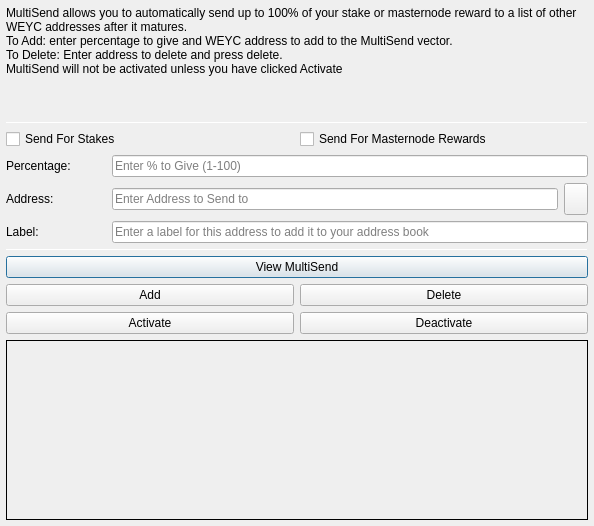
<?xml version="1.0" encoding="UTF-8"?>
<ui version="4.0">
 <class>MultiSendDialog</class>
 <widget class="QDialog" name="MultiSendDialog">
  <property name="windowModality">
   <enum>Qt::NonModal</enum>
  </property>
  <property name="geometry">
   <rect>
    <x>0</x>
    <y>0</y>
    <width>594</width>
    <height>526</height>
   </rect>
  </property>
  <property name="windowTitle">
   <string>MultiSend</string>
  </property>
  <layout class="QVBoxLayout" name="verticalLayout" stretch="0">
   <property name="leftMargin">
    <number>6</number>
   </property>
   <property name="topMargin">
    <number>6</number>
   </property>
   <property name="rightMargin">
    <number>6</number>
   </property>
   <property name="bottomMargin">
    <number>6</number>
   </property>
   <item>
    <layout class="QVBoxLayout" name="verticalLayout_Main" stretch="1,1,1,0,1,1,1">
     <item>
      <widget class="QLabel" name="label_2">
       <property name="lineWidth">
        <number>1</number>
       </property>
       <property name="text">
        <string>MultiSend allows you to automatically send up to 100% of your stake or masternode reward to a list of other WEYC addresses after it matures.
To Add: enter percentage to give and WEYC address to add to the MultiSend vector.
To Delete: Enter address to delete and press delete.
MultiSend will not be activated unless you have clicked Activate</string>
       </property>
       <property name="alignment">
        <set>Qt::AlignLeading|Qt::AlignLeft|Qt::AlignTop</set>
       </property>
       <property name="wordWrap">
        <bool>true</bool>
       </property>
      </widget>
     </item>
     <item>
      <widget class="Line" name="line">
       <property name="minimumSize">
        <size>
         <width>0</width>
         <height>1</height>
        </size>
       </property>
       <property name="maximumSize">
        <size>
         <width>16777215</width>
         <height>1</height>
        </size>
       </property>
       <property name="orientation">
        <enum>Qt::Horizontal</enum>
       </property>
      </widget>
     </item>
     <item>
      <layout class="QVBoxLayout" name="verticalLayout_Settings">
       <item>
        <layout class="QHBoxLayout" name="horizontalLayout">
         <item>
          <widget class="QCheckBox" name="multiSendStakeCheckBox">
           <property name="text">
            <string>Send For Stakes</string>
           </property>
          </widget>
         </item>
         <item>
          <widget class="QCheckBox" name="multiSendMasternodeCheckBox">
           <property name="text">
            <string>Send For Masternode Rewards</string>
           </property>
          </widget>
         </item>
        </layout>
       </item>
       <item>
        <layout class="QHBoxLayout" name="horizontalLayout_6">
         <item>
          <widget class="QLabel" name="label">
           <property name="minimumSize">
            <size>
             <width>100</width>
             <height>0</height>
            </size>
           </property>
           <property name="toolTip">
            <string>Percentage of stake to send</string>
           </property>
           <property name="text">
            <string>Percentage:</string>
           </property>
          </widget>
         </item>
         <item>
          <widget class="QLineEdit" name="multiSendPercentEdit">
           <property name="toolTip">
            <string>Enter whole numbers 1 - 100</string>
           </property>
           <property name="placeholderText">
            <string>Enter % to Give (1-100)</string>
           </property>
          </widget>
         </item>
        </layout>
       </item>
       <item>
        <layout class="QHBoxLayout" name="horizontalLayout_7">
         <item>
          <widget class="QLabel" name="label_5">
           <property name="minimumSize">
            <size>
             <width>100</width>
             <height>0</height>
            </size>
           </property>
           <property name="toolTip">
            <string>Address to send portion of stake to</string>
           </property>
           <property name="text">
            <string>Address:</string>
           </property>
          </widget>
         </item>
         <item>
          <widget class="QLineEdit" name="multiSendAddressEdit">
           <property name="toolTip">
            <string/>
           </property>
           <property name="placeholderText">
            <string>Enter Address to Send to</string>
           </property>
          </widget>
         </item>
         <item>
          <widget class="QToolButton" name="addressBookButton">
           <property name="maximumSize">
            <size>
             <width>16777215</width>
             <height>32</height>
            </size>
           </property>
           <property name="toolTip">
            <string>Choose an address from the address book</string>
           </property>
           <property name="text">
            <string/>
           </property>
           <property name="icon">
            <iconset resource="../weycash.qrc">
             <normaloff>:/icons/address-book</normaloff>:/icons/address-book</iconset>
           </property>
           <property name="shortcut">
            <string>Alt+A</string>
           </property>
          </widget>
         </item>
        </layout>
       </item>
      </layout>
     </item>
     <item>
      <layout class="QHBoxLayout" name="horizontalLayout_3">
       <item>
        <widget class="QLabel" name="label_3">
         <property name="minimumSize">
          <size>
           <width>100</width>
           <height>0</height>
          </size>
         </property>
         <property name="text">
          <string>Label:</string>
         </property>
        </widget>
       </item>
       <item>
        <widget class="QLineEdit" name="labelAddressLabelEdit">
         <property name="placeholderText">
          <string>Enter a label for this address to add it to your address book</string>
         </property>
        </widget>
       </item>
      </layout>
     </item>
     <item>
      <widget class="Line" name="line_2">
       <property name="minimumSize">
        <size>
         <width>0</width>
         <height>1</height>
        </size>
       </property>
       <property name="maximumSize">
        <size>
         <width>16777215</width>
         <height>1</height>
        </size>
       </property>
       <property name="orientation">
        <enum>Qt::Horizontal</enum>
       </property>
      </widget>
     </item>
     <item>
      <layout class="QVBoxLayout" name="verticalLayout_Buttons">
       <item>
        <layout class="QHBoxLayout" name="horizontalLayout_4">
         <item>
          <widget class="QPushButton" name="viewButton">
           <property name="toolTip">
            <string/>
           </property>
           <property name="statusTip">
            <string>View MultiSend Vector</string>
           </property>
           <property name="text">
            <string>View MultiSend</string>
           </property>
          </widget>
         </item>
        </layout>
       </item>
       <item>
        <layout class="QHBoxLayout" name="horizontalLayout_2">
         <item>
          <widget class="QPushButton" name="addButton">
           <property name="toolTip">
            <string/>
           </property>
           <property name="statusTip">
            <string>Add to MultiSend Vector</string>
           </property>
           <property name="text">
            <string>Add</string>
           </property>
          </widget>
         </item>
         <item>
          <widget class="QPushButton" name="deleteButton">
           <property name="toolTip">
            <string/>
           </property>
           <property name="statusTip">
            <string>Delete Address From MultiSend Vector</string>
           </property>
           <property name="text">
            <string>Delete</string>
           </property>
          </widget>
         </item>
        </layout>
       </item>
       <item>
        <layout class="QHBoxLayout" name="horizontalLayout_5">
         <item>
          <widget class="QPushButton" name="activateButton">
           <property name="statusTip">
            <string>Activate MultiSend</string>
           </property>
           <property name="text">
            <string>Activate</string>
           </property>
          </widget>
         </item>
         <item>
          <widget class="QPushButton" name="disableButton">
           <property name="statusTip">
            <string>Deactivate MultiSend</string>
           </property>
           <property name="text">
            <string>Deactivate</string>
           </property>
          </widget>
         </item>
        </layout>
       </item>
      </layout>
     </item>
     <item>
      <widget class="QLabel" name="message">
       <property name="minimumSize">
        <size>
         <width>0</width>
         <height>180</height>
        </size>
       </property>
       <property name="frameShape">
        <enum>QFrame::Panel</enum>
       </property>
       <property name="frameShadow">
        <enum>QFrame::Plain</enum>
       </property>
       <property name="lineWidth">
        <number>1</number>
       </property>
       <property name="midLineWidth">
        <number>1</number>
       </property>
       <property name="text">
        <string/>
       </property>
       <property name="alignment">
        <set>Qt::AlignLeading|Qt::AlignLeft|Qt::AlignTop</set>
       </property>
       <property name="wordWrap">
        <bool>true</bool>
       </property>
      </widget>
     </item>
    </layout>
   </item>
  </layout>
 </widget>
 <resources>
  <include location="../weycash.qrc"/>
 </resources>
 <connections/>
</ui>
